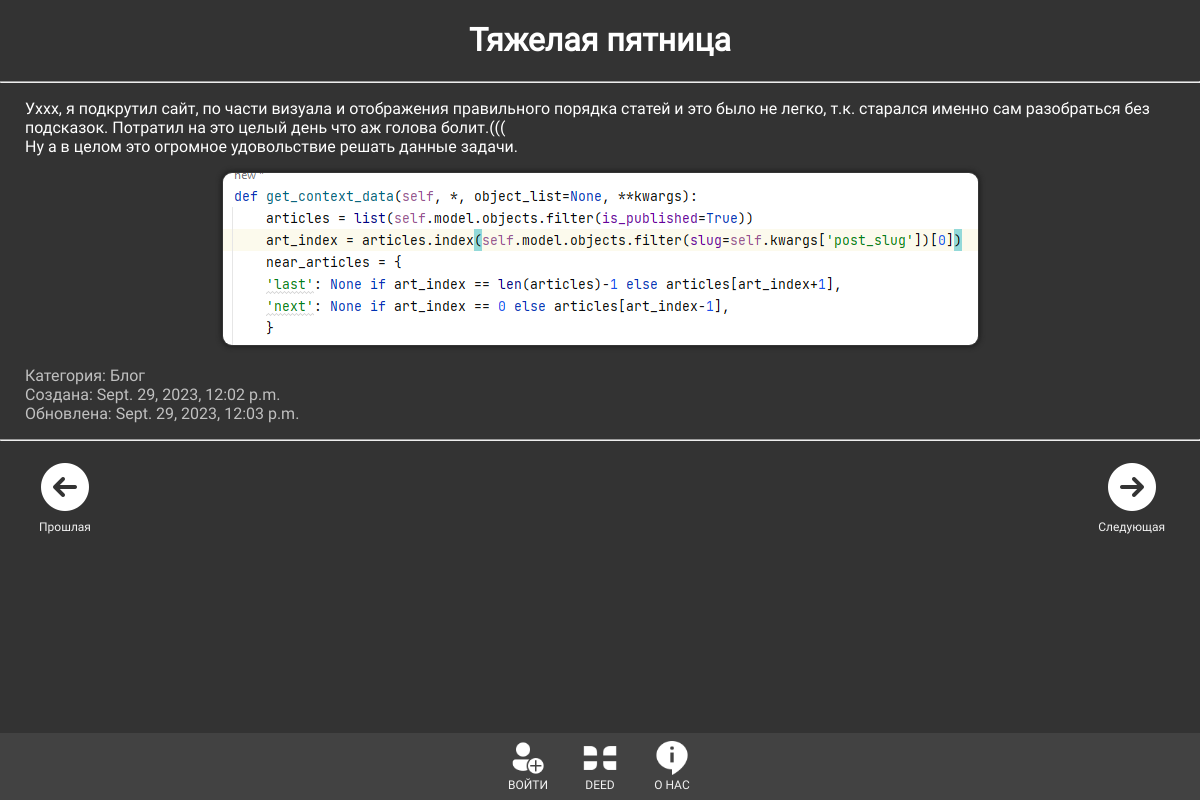
Page /post/tyazhelaya-pyatnica/ on the committed database.
### main_deed/models.py (models this page shows, shortened)
class DeedArticles(models.Model):
    title = models.CharField(max_length=30, verbose_name='Заголовок')
    slug = models.SlugField(max_length=255, unique=True, db_index=True, verbose_name='URL')
    content = models.TextField(blank=True, verbose_name='Текст')
    photo = models.ImageField(upload_to="photos/%artmain/", verbose_name='Фото')
    time_create = models.DateTimeField(auto_now_add=True, verbose_name='Время создания')
    time_update = models.DateTimeField(auto_now=True, verbose_name='Время изменения')
    is_published = models.BooleanField(default=True)
    cat = models.ForeignKey('Category', on_delete=models.PROTECT, verbose_name='Категория')
    def __str__(self):
        return self.title
    def get_absolute_url(self):
        return reverse('post', kwargs={'post_slug': self.slug})
    class Meta:
        verbose_name = "Статья в разделе \'О нас\'"
        verbose_name_plural = "Статьи в разделе \'О нас\'"
        ordering = ['-time_create', 'title']

class Category(models.Model):
    name = models.CharField(max_length=100, db_index=True, verbose_name='Категория')
    slug = models.SlugField(max_length=255, unique=True, db_index=True, verbose_name='URL')
    def __str__(self):
        return self.name
    class Meta:
        verbose_name = 'Категория'
        verbose_name_plural = 'Категории'

### main_deed/views.py (the view)
# urls.py: path('post/<slug:post_slug>/', ShowPost.as_view(), name='post'),
class ShowPost(DataMixin, DetailView):
    model = DeedArticles
    template_name = 'main_deed/article.html'
    context_object_name = 'article'
    slug_url_kwarg = 'post_slug'
    def get_context_data(self, *, object_list=None, **kwargs):
        articles = list(self.model.objects.filter(is_published=True))
        art_index = articles.index(self.model.objects.filter(slug=self.kwargs['post_slug'])[0])
        near_articles = {
        'last': None if art_index == len(articles)-1 else articles[art_index+1],
        'next': None if art_index == 0 else articles[art_index-1],
        }
        context = super().get_context_data(**kwargs)
        c_def = self.get_user_context(title=context['article'],
                                      near_articles=near_articles,
                                      )
        return dict(list(context.items()) + list(c_def.items()))
    def get_queryset(self):
        return self.model.objects.filter(is_published=True)

### main_deed/templatetags/main_deed_tags.py (called while the page is built)
@register.simple_tag()
def get_menu():
    menu = [
        {'title': 'ВОЙТИ', 'url_name': 'login', 'src_img': 'main_deed/images/login.png'},
        {'title': 'DEED', 'url_name': 'main', 'src_img': 'main_deed/images/deed.png'},
        {'title': 'О НАС', 'url_name': 'about', 'src_img': 'main_deed/images/about.png'},
    ]
    return menu

### main_deed/utils.py (called while the page is built)
    def get_user_context(self, **kwargs):
        context = kwargs
        cats = Category.objects.annotate(Count('deedarticles')) # изменить, сделать проверку если есть хотя бы одна статья
        context['cats'] = cats
        context['show_add_article'] = self.request.user.is_authenticated
        if 'cat_selected' not in context:
            context['cat_selected'] = 0
        return context

### main_deed/templates/main_deed/article.html
{% extends 'main_deed/base.html' %}
{% load static %}
{% block content %}
<div class="textarticle">
        <h1 align="center">{{ article.title }}</h1>
        <hr>
    <p>{{ article.content|linebreaks }}</p>
    {% if article.photo %}
        <p align="center"><img class="img-article" src={{ article.photo.url }}></p>
    {% endif %}
    <p class="date">Категория: {{ article.cat }}<br>
        Создана: {{ article.time_create }}<br>
        Обновлена: {{ article.time_update }}
    </p>
    <hr>
</div>
<div class="btm left">
    {% if near_articles.last %}
        <a href="{{ near_articles.last.get_absolute_url }}">
            <img src="{% static 'main_deed/images/icon-last.png' %}">
            <br>Прошлая
        </a>
    {% endif %}
</div>
<div class="btm right">
        {% if near_articles.next %}
            <a href="{{ near_articles.next.get_absolute_url }}">
                <img src="{% static 'main_deed/images/icon-next.png' %}">
                <br>Следующая
            </a>
        {% endif %}
</div>
{% endblock %}

### main_deed/static/main_deed/css/styles.css (style rules this page uses)
html, body { font-family: Roboto; margin: 0; padding: 0; height: 100%; color: #fff; background: #333; }
.textarticle { overflow: hidden; width: 100%; text-align: left; }
.textarticle h1, h2, h3, p, hr { padding-left: 25px; padding-right: 25px; }
.textarticle img { -webkit-box-shadow: 0 0 5px 1px #1e1e1e; border: 1px solid #353535; border-radius: 10px; }
.img-article { max-width: 75%; max-height: 450px; }
.date { color: #c0c0c0; }
.navbar a, .soc-net a, .categories a, .btm a { float: none; display: inline-block; color: #f2f2f2; padding: 8px 10px; text-decoration: none; font-size: 12px; }
.btm.left, .btm.right { text-align: center; padding: 0px 25px 75px 25px; }
.btm.left { float: left; }
.btm.right { float: right; }

### rows in the picture
DeedArticles: title "Тяжелая пятница", content "Уххх, я подкрутил сайт, по части визуала и отображения правильного порядка статей и это было не легко, т.к. старался именно сам разобраться без подсказок. Потратил на это целый день что аж голова болит.((( Ну а в целом это огромное удовольствие решать данные задачи.", photo (picture), cat "Блог", time_create "Sept. 29, 2023, 12:02 p.m.", time_update "Sept. 29, 2023, 12:03 p.m."

### other values in the picture
{{ m.title }} "ВОЙТИ" "DEED" "О НАС"
